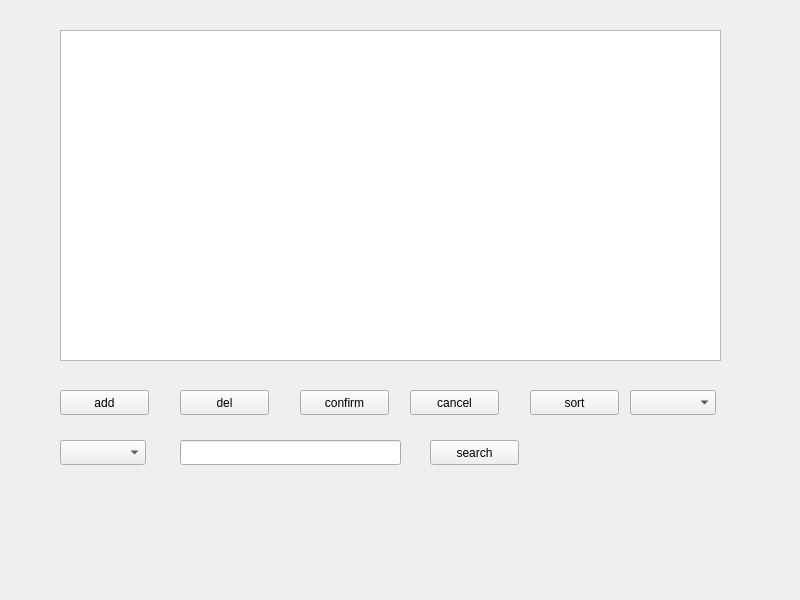
<?xml version="1.0" encoding="UTF-8"?>
<ui version="4.0">
 <class>Widget</class>
 <widget class="QWidget" name="Widget">
  <property name="geometry">
   <rect>
    <x>0</x>
    <y>0</y>
    <width>800</width>
    <height>600</height>
   </rect>
  </property>
  <property name="windowTitle">
   <string>Widget</string>
  </property>
  <widget class="QTableView" name="tableView">
   <property name="geometry">
    <rect>
     <x>60</x>
     <y>30</y>
     <width>661</width>
     <height>331</height>
    </rect>
   </property>
  </widget>
  <widget class="QPushButton" name="pushButtonAdd">
   <property name="geometry">
    <rect>
     <x>60</x>
     <y>390</y>
     <width>89</width>
     <height>25</height>
    </rect>
   </property>
   <property name="text">
    <string>add</string>
   </property>
  </widget>
  <widget class="QPushButton" name="pushButtonDel">
   <property name="geometry">
    <rect>
     <x>180</x>
     <y>390</y>
     <width>89</width>
     <height>25</height>
    </rect>
   </property>
   <property name="text">
    <string>del</string>
   </property>
  </widget>
  <widget class="QPushButton" name="pushButtonConfirm">
   <property name="geometry">
    <rect>
     <x>300</x>
     <y>390</y>
     <width>89</width>
     <height>25</height>
    </rect>
   </property>
   <property name="text">
    <string>confirm</string>
   </property>
  </widget>
  <widget class="QPushButton" name="pushButtonCancel">
   <property name="geometry">
    <rect>
     <x>410</x>
     <y>390</y>
     <width>89</width>
     <height>25</height>
    </rect>
   </property>
   <property name="text">
    <string>cancel</string>
   </property>
  </widget>
  <widget class="QPushButton" name="pushButtonSort">
   <property name="geometry">
    <rect>
     <x>530</x>
     <y>390</y>
     <width>89</width>
     <height>25</height>
    </rect>
   </property>
   <property name="text">
    <string>sort</string>
   </property>
  </widget>
  <widget class="QComboBox" name="comboBoxSort">
   <property name="geometry">
    <rect>
     <x>60</x>
     <y>440</y>
     <width>86</width>
     <height>25</height>
    </rect>
   </property>
  </widget>
  <widget class="QComboBox" name="comboBoxSearch">
   <property name="geometry">
    <rect>
     <x>630</x>
     <y>390</y>
     <width>86</width>
     <height>25</height>
    </rect>
   </property>
  </widget>
  <widget class="QLineEdit" name="lineEdit">
   <property name="geometry">
    <rect>
     <x>180</x>
     <y>440</y>
     <width>221</width>
     <height>25</height>
    </rect>
   </property>
  </widget>
  <widget class="QPushButton" name="pushButtonSearch">
   <property name="geometry">
    <rect>
     <x>430</x>
     <y>440</y>
     <width>89</width>
     <height>25</height>
    </rect>
   </property>
   <property name="text">
    <string>search</string>
   </property>
  </widget>
 </widget>
 <resources/>
 <connections/>
</ui>
